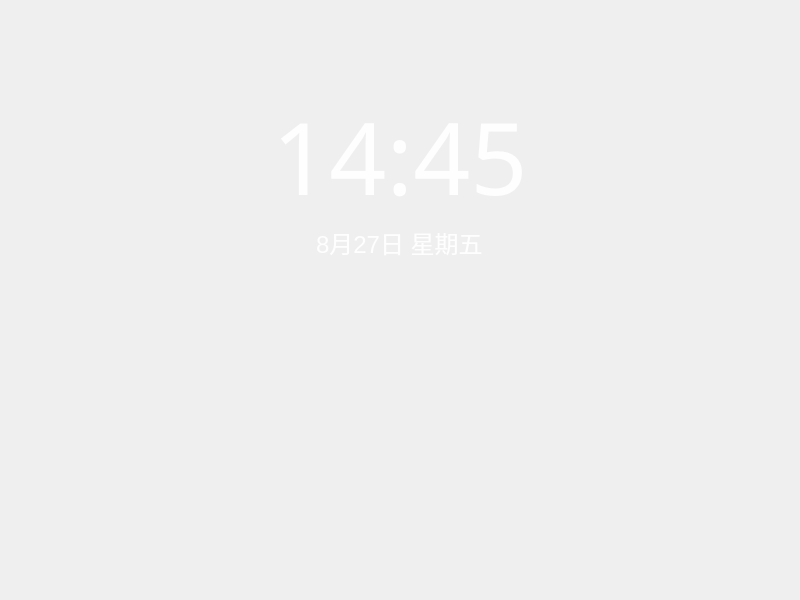
<?xml version="1.0" encoding="UTF-8"?>
<ui version="4.0">
 <class>Kiran::ScreenSaver::ClassicalScreensaver</class>
 <widget class="Kiran::ScreenSaver::ScreensaverBase" name="Kiran::ScreenSaver::ClassicalScreensaver">
  <property name="geometry">
   <rect>
    <x>0</x>
    <y>0</y>
    <width>800</width>
    <height>600</height>
   </rect>
  </property>
  <property name="windowTitle">
   <string>ClassicalScreensaver</string>
  </property>
  <layout class="QHBoxLayout" name="horizontalLayout">
   <property name="spacing">
    <number>0</number>
   </property>
   <property name="leftMargin">
    <number>0</number>
   </property>
   <property name="topMargin">
    <number>0</number>
   </property>
   <property name="rightMargin">
    <number>0</number>
   </property>
   <property name="bottomMargin">
    <number>0</number>
   </property>
   <item>
    <layout class="QVBoxLayout" name="verticalLayout" stretch="4,1,1,13,0,2">
     <property name="spacing">
      <number>0</number>
     </property>
     <item>
      <spacer name="verticalSpacer">
       <property name="orientation">
        <enum>Qt::Vertical</enum>
       </property>
       <property name="sizeHint" stdset="0">
        <size>
         <width>20</width>
         <height>40</height>
        </size>
       </property>
      </spacer>
     </item>
     <item alignment="Qt::AlignHCenter">
      <widget class="QLabel" name="label_time">
       <property name="font">
        <font>
         <family>Noto Sans CJK SC Light</family>
         <pointsize>-1</pointsize>
        </font>
       </property>
       <property name="styleSheet">
        <string notr="true">QLabel{
	font-family: &quot;Noto Sans CJK SC Light&quot;;
	font-size: 100px;
	color: #fefefe;
}</string>
       </property>
       <property name="text">
        <string>14:45</string>
       </property>
       <property name="scaledContents">
        <bool>false</bool>
       </property>
      </widget>
     </item>
     <item alignment="Qt::AlignHCenter">
      <widget class="QLabel" name="label_date">
       <property name="styleSheet">
        <string notr="true">QLabel{
	font-family: &quot;Noto Sans CJK SC Light&quot;;
	font-size: 24px;
	color: #fefefe;
}</string>
       </property>
       <property name="text">
        <string>8月27日 星期五</string>
       </property>
      </widget>
     </item>
     <item>
      <spacer name="verticalSpacer_2">
       <property name="orientation">
        <enum>Qt::Vertical</enum>
       </property>
       <property name="sizeHint" stdset="0">
        <size>
         <width>20</width>
         <height>40</height>
        </size>
       </property>
      </spacer>
     </item>
     <item>
      <widget class="QWidget" name="widget_space" native="true">
       <property name="sizePolicy">
        <sizepolicy hsizetype="Fixed" vsizetype="Fixed">
         <horstretch>0</horstretch>
         <verstretch>0</verstretch>
        </sizepolicy>
       </property>
       <property name="minimumSize">
        <size>
         <width>0</width>
         <height>10</height>
        </size>
       </property>
       <property name="maximumSize">
        <size>
         <width>0</width>
         <height>10</height>
        </size>
       </property>
      </widget>
     </item>
     <item>
      <spacer name="verticalSpacer_3">
       <property name="orientation">
        <enum>Qt::Vertical</enum>
       </property>
       <property name="sizeHint" stdset="0">
        <size>
         <width>20</width>
         <height>40</height>
        </size>
       </property>
      </spacer>
     </item>
    </layout>
   </item>
  </layout>
 </widget>
  <customwidgets>
  <customwidget>
   <class>Kiran::ScreenSaver::ScreensaverBase</class>
   <extends>QWidget</extends>
   <header location="global">screensaver-base.h</header>
   <container>1</container>
  </customwidget>
 </customwidgets>
 <resources/>
 <connections/>
</ui>
